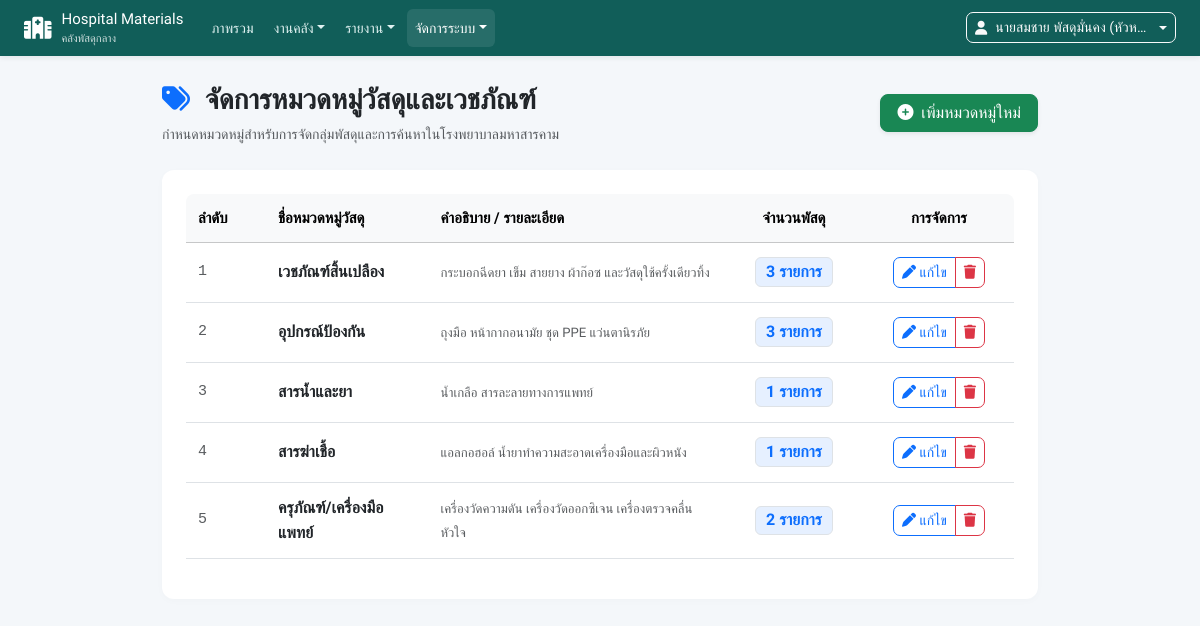
Screenshot of /admin/categories.php (signed in) with the database file from the repository.
### tables this page shows
CREATE TABLE `categories` (
    `category_id` INT AUTO_INCREMENT PRIMARY KEY,
    `category_name` VARCHAR(150) NOT NULL UNIQUE,
    `description` VARCHAR(255) NULL,
    `created_at` TIMESTAMP DEFAULT CURRENT_TIMESTAMP
);

### config.php (called while the page is built, shortened)
<?php
function h($string) {
    return htmlspecialchars($string ?? '', ENT_QUOTES, 'UTF-8');
}
    ?>

### admin/categories.php (the view, shortened to what this page needs)
<?php
require_once __DIR__ . '/../config.php';
$categories_stmt = $pdo->query("
    SELECT c.*, COUNT(m.material_id) AS material_count
    FROM categories c
    LEFT JOIN materials m ON c.category_name = m.category
    GROUP BY c.category_id
    ORDER BY c.category_id ASC
");
$categories = $categories_stmt->fetchAll();
?>
<!DOCTYPE html>
<html lang="th">
<head>
    <link href="https://cdn.jsdelivr.net/npm/bootstrap@5.3.2/dist/css/bootstrap.min.css" rel="stylesheet">
    <link href="https://cdnjs.cloudflare.com/ajax/libs/font-awesome/6.5.1/css/all.min.css" rel="stylesheet">
<link rel="stylesheet" href="<?= BASE_URL ?>/assets/app.css?v=20261102">
</head>
<body>
<?php require __DIR__ . '/../includes/navigation.php'; ?>
<div class="container py-4" style="max-width: 900px;">
    <div class="d-flex flex-wrap align-items-center justify-content-between mb-4 gap-3">
        <div>
            <h2 class="h3 fw-bold mb-1 text-dark">
                <i class="fa-solid fa-tags me-2 text-primary"></i> จัดการหมวดหมู่วัสดุและเวชภัณฑ์
            </h2>
            <p class="text-muted small mb-0">กำหนดหมวดหมู่สำหรับการจัดกลุ่มพัสดุและการค้นหาในโรงพยาบาลมหาสารคาม</p>
        </div>
        <button class="btn btn-success rounded-3 shadow-sm px-3" data-bs-toggle="modal" data-bs-target="#addCategoryModal">
            <i class="fa-solid fa-plus-circle me-1"></i> เพิ่มหมวดหมู่ใหม่
        </button>
    </div>
    <div class="card content-card p-4">
        <div class="table-responsive">
            <table class="table table-hover align-middle">
                <thead class="table-light">
                    <tr>
                        <th style="width: 80px;">ลำดับ</th>
                        <th>ชื่อหมวดหมู่วัสดุ</th>
                        <th>คำอธิบาย / รายละเอียด</th>
                        <th class="text-center" style="width: 140px;">จำนวนพัสดุ</th>
                        <th class="text-center" style="width: 150px;">การจัดการ</th>
                    </tr>
                </thead>
                <tbody>
                    <?php $i = 1; foreach ($categories as $cat): ?>
                        <tr>
                            <td class="text-muted font-monospace"><?= $i++ ?></td>
                            <td>
                                <span class="fw-bold text-dark fs-6"><?= h($cat['category_name']) ?></span>
                            </td>
                            <td>
                                <span class="text-muted small"><?= h($cat['description'] ?? '-') ?></span>
                            </td>
                            <td class="text-center">
                                <span class="badge bg-primary bg-opacity-10 text-primary border fs-6">
                                    <?= number_format($cat['material_count']) ?> รายการ
                                </span>
                            </td>
                            <td class="text-center">
                                <div class="btn-group btn-group-sm">
                                    <button class="btn btn-outline-primary"
                                            onclick="openEditCategory(<?= htmlspecialchars(json_encode($cat), ENT_QUOTES, 'UTF-8') ?>)"
                                            title="แก้ไขหมวดหมู่">
                                        <i class="fa-solid fa-pen"></i> แก้ไข
                                    </button>
                                    <button class="btn btn-outline-danger"
                                            onclick="confirmDeleteCategory(<?= $cat['category_id'] ?>, '<?= addslashes(h($cat['category_name'])) ?>', <?= $cat['material_count'] ?>)"
                                            title="ลบหมวดหมู่">
                                        <i class="fa-solid fa-trash"></i>
                                    </button>
                                </div>
                            </td>
                        </tr>
                    <?php endforeach; ?>
                </tbody>
            </table>
        </div>
    </div>
</div>
</body>
</html>

### assets/app.css (style rules this page uses)
@media screen { :root { --app-border: #dce5eb; } }
@media screen { body { background: #f4f7fa; color: #243447; line-height: 1.6; } }
@media screen { h2.h3, h3 { line-height: 1.4; } }
@media screen { .card, .content-card, .material-card, .card-report { border-color: var(--app-border); border-radius: 12px; box-shadow: 0 2px 8px #0f172a05; } }
@media screen { .row > *, .d-flex > div, .card-body, .tab-content, .tab-pane { min-width: 0; } }
@media screen { .table-responsive { max-width: 100%; border-radius: 8px; overscroll-behavior-x: contain; } }
@media screen { .table { font-size: .9375rem; } }
@media screen { .table th { white-space: nowrap; font-weight: 600; } }
@media screen { .table > :not(caption) > * > * { padding: 12px; } }
@media screen { .table td { vertical-align: middle; } }
@media screen { .table td .btn { margin-block: 2px; } }
@media screen { .btn { border-radius: 7px; } }
@media screen { :is(a, button, input, select, textarea):focus-visible { outline: 3px solid #38bdf8; outline-offset: 3px; } }

### admin/categories.php (style rules this page uses)
:root { --mhk-primary: #00796b; --mhk-primary-dark: #004d40; }
body { font-family: 'Sarabun', sans-serif; background-color: #f4f7f6; }
h1, h2, h3, h4, h5, .nav-link, .btn { font-family: 'Prompt', sans-serif; }
.content-card { background: #ffffff; border-radius: 16px; border: none; box-shadow: 0 6px 18px rgba(0, 0, 0, 0.04); }

### rows the page displays
categories: category_name "เวชภัณฑ์สิ้นเปลือง", description "กระบอกฉีดยา เข็ม สายยาง ผ้าก๊อซ และวัสดุใช้ครั้งเดียวทิ้ง", material_count "3"
categories: category_name "อุปกรณ์ป้องกัน", description "ถุงมือ หน้ากากอนามัย ชุด PPE แว่นตานิรภัย", material_count "3"
categories: category_name "สารน้ำและยา", description "น้ำเกลือ สารละลายทางการแพทย์", material_count "1"
categories: category_name "สารฆ่าเชื้อ", description "แอลกอฮอล์ น้ำยาทำความสะอาดเครื่องมือและผิวหนัง", material_count "1"
categories: category_name "ครุภัณฑ์/เครื่องมือแพทย์", description "เครื่องวัดความดัน เครื่องวัดออกซิเจน เครื่องตรวจคลื่นหัวใจ", material_count "2"

### other values shown
$navLabel "งานคลัง"
$navLabel "รายงาน"
$navLabel "จัดการระบบ"
$_SESSION['full_name'] "นายสมชาย พัสดุมั่นคง (หัวห…"
